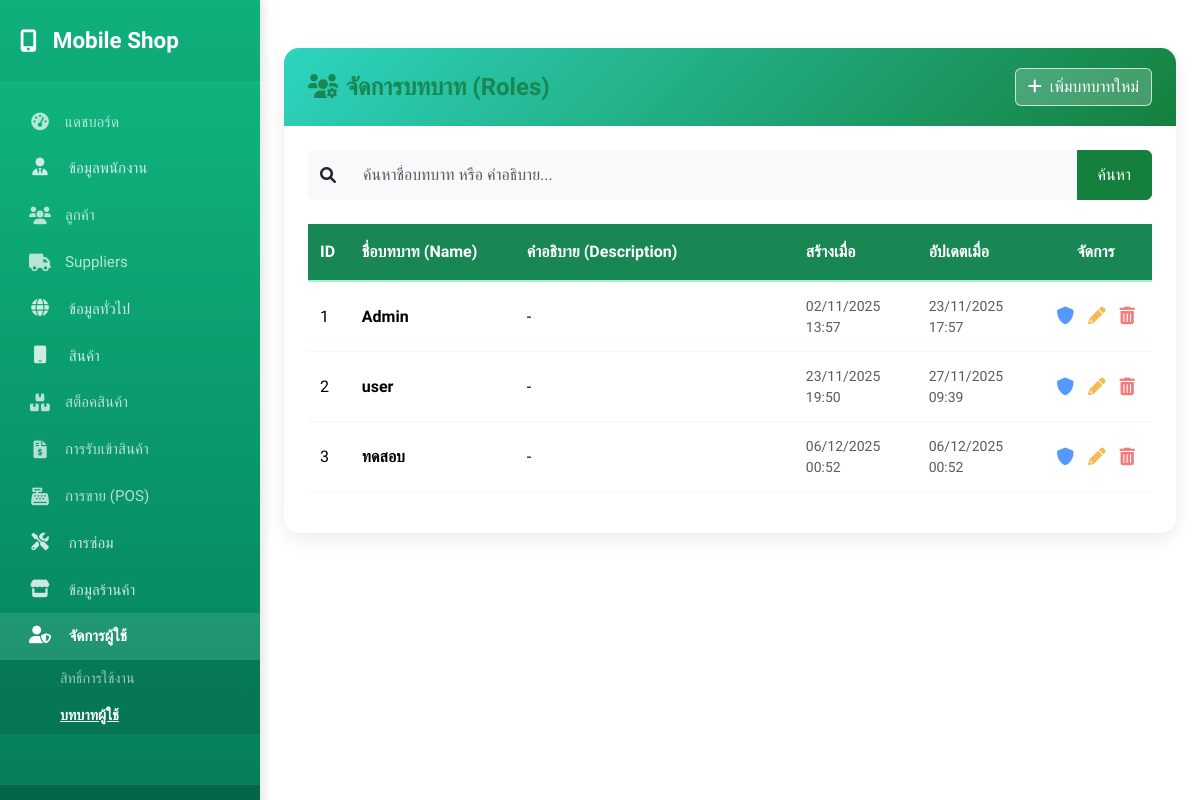
Page /role/role.php (signed in) on the earlier database version.
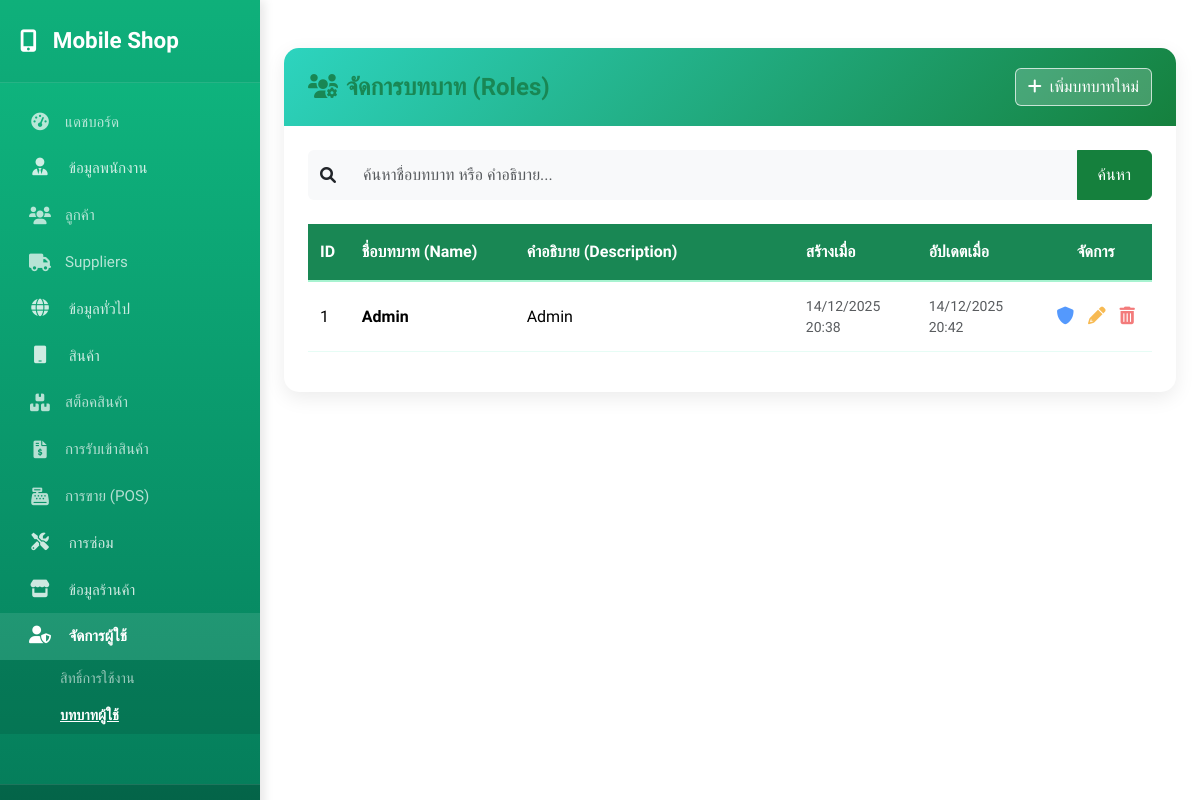
Same page on the later database version.
### tables this page shows
CREATE TABLE `roles` (
  `role_id` int(3) NOT NULL,
  `role_name` varchar(50) NOT NULL,
  `role_desc` varchar(100) DEFAULT NULL,
  `create_at` datetime NOT NULL DEFAULT current_timestamp(),
  `update_at` datetime DEFAULT current_timestamp()
);

### role/role.php (the view, shortened to what the changed rows need)
<?php
require '../config/config.php';
$roles = [];
$sql = "SELECT
            role_id,
            role_name,
            role_desc,
            create_at,
            update_at
        FROM roles
";
$sql .= " ORDER BY role_id ASC";
$stmt = $conn->prepare($sql);
if ($stmt) {
    $stmt->execute();
    $result = $stmt->get_result();
    while ($row = $result->fetch_assoc()) {
        $roles[] = $row;
    }
} else {
    die("Error preparing statement: " . $conn->error);
}
?>
<!DOCTYPE html>
<html lang="th">
<head>
    <link href="https://cdn.jsdelivr.net/npm/bootstrap@5.3.3/dist/css/bootstrap.min.css" rel="stylesheet">
    <link href="https://cdnjs.cloudflare.com/ajax/libs/font-awesome/6.0.0/css/all.min.css" rel="stylesheet">
</head>
<body>
    <div class="d-flex" id="wrapper">
        <div class="main-content w-100">
            <div class="container-fluid py-4">
                <div class="container-lg mt-4">
                    <div class="card">
                        <div class="card-body p-4">
                            <div class="table-responsive">
                                <table class="table table-hover align-middle">
                                    <thead class="text-nowrap">
                                        <tr>
                                            <th style="width: 5%;">ID</th>
                                            <th style="width: 20%;">ชื่อบทบาท (Name)</th>
                                            <th style="width: 35%;">คำอธิบาย (Description)</th>
                                            <th style="width: 15%;">สร้างเมื่อ</th>
                                            <th style="width: 15%;">อัปเดตเมื่อ</th>
                                            <th style="width: 10%;" class="text-center">จัดการ</th>
                                        </tr>
                                    </thead>
                                    <tbody>
                                        <?php if (count($roles) > 0): ?>
                                            <?php foreach ($roles as $role): ?>
                                                <tr>
                                                    <td><?= $role['role_id'] ?></td>
                                                    <td class="fw-bold"><?= htmlspecialchars($role['role_name']) ?></td>
                                                    <td><?= htmlspecialchars($role['role_desc'] ?? '-') ?></td>
                                                    <td class="small text-muted"><?= date('d/m/Y H:i', strtotime($role['create_at'])) ?></td>
                                                    <td class="small text-muted"><?= date('d/m/Y H:i', strtotime($role['update_at'])) ?></td>
                                                    <td class="text-center action-icons" style="white-space: nowrap;">
                                                        <a href="role_permissions.php?id=<?= $role['role_id'] ?>" title="กำหนดสิทธิ์"><i class="fas fa-shield-alt"></i></a>
                                                        <a href="edit_role.php?id=<?= $role['role_id'] ?>" title="แก้ไข"><i class="fas fa-pencil"></i></a>
                                                        <a href="delete_role.php?id=<?= $role['role_id'] ?>" title="ลบ"
                                                            onclick="return confirm('คำเตือน!\nคุณต้องการลบบทบาท \'<?= htmlspecialchars($role['role_name']) ?>\' ใช่หรือไม่?')">
                                                            <i class="fas fa-trash-can"></i>
                                                        </a>
                                                    </td>
                                                </tr>
                                            <?php endforeach; ?>
                                        <?php endif; ?>
                                    </tbody>
                                </table>
                            </div>
                        </div>
                    </div>
                </div>
            </div>
        </div>
    </div>
</body>
</html>

Differences in the rows shown:
removed roles: role_id "2", role_name "user", role_desc "-", create_at "23/11/2025 19:50", update_at "27/11/2025 09:39"
removed roles: role_id "3", role_name "ทดสอบ", role_desc "-", create_at "06/12/2025 00:52", update_at "06/12/2025 00:52"
changed roles "Admin": role_desc "-" → "Admin"; create_at "02/11/2025 13:57" → "14/12/2025 20:38"; update_at "23/11/2025 17:57" → "14/12/2025 20:42"
